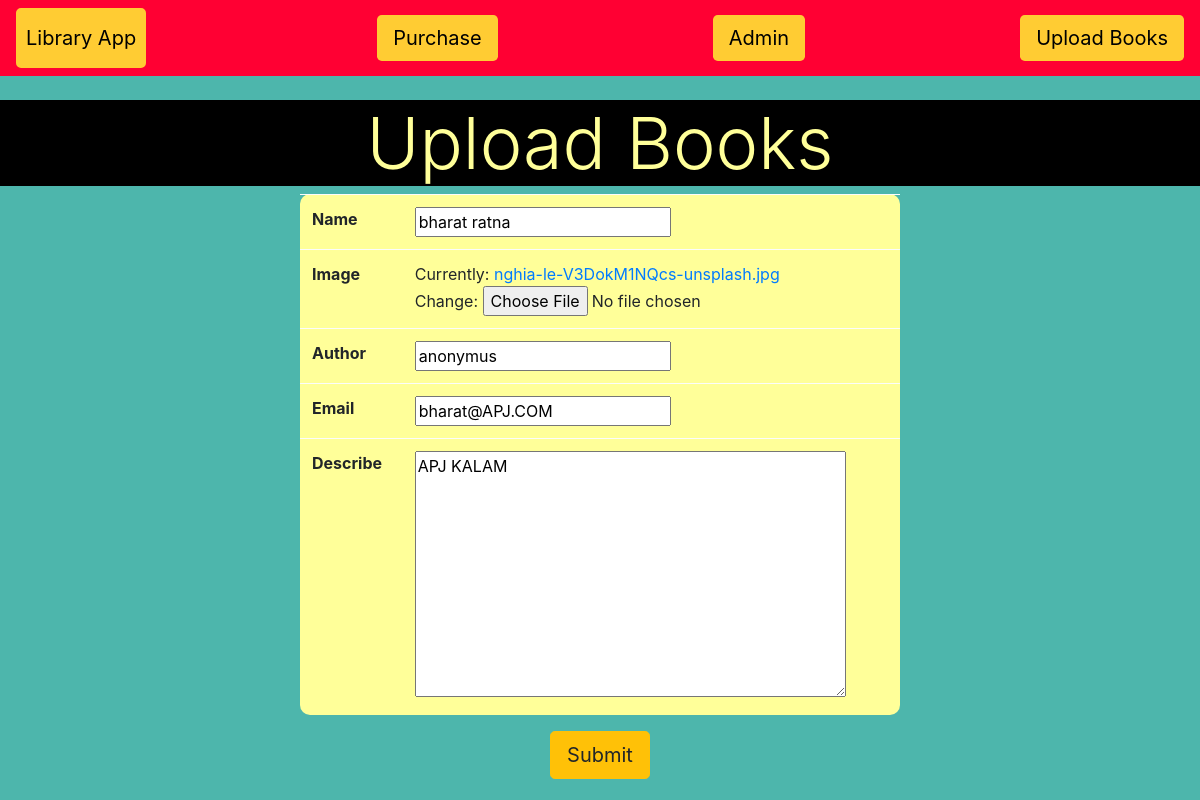
Screenshot of /update/7 with the database file from the repository.
### books/models.py (models this page shows, shortened)
class BookModel(models.Model):
    name = models.CharField(max_length=50)
    image = models.ImageField()
    author = models.CharField(max_length=50,default='anonymus')
    email = models.EmailField()
    describe = models.TextField(default='Performing CURD operation')

### books/views.py (the view)
# urls.py: path('update/<int:book_id>', views.update_book),
def update_book(request, book_id):
    book_id = int(book_id)
    try:
        book_sel = BookModel.objects.get(id=book_id)
    except BookModel.DoesNotExist:
        return redirect('index')
    book_form = BookModelForms(request.POST or None, instance=book_sel)
    if book_form.is_valid():
       book_form.save()
       return redirect('index')
    return render(request, 'upload_form.html', {'upload_form': book_form})

### books/forms.py
class BookModelForms(forms.ModelForm):
    class Meta:
        model = BookModel
        fields = '__all__'

### template/upload_form.html (shortened to what this page needs)
{% extends 'library.html' %}
{% block content %}
    <center>
    <h1 class="display-3" style="background-color:#000000;color:#FFFF99;">Upload Books</h1>
    <form method = 'POST' enctype="multipart/form-data">
        <table class = 'w-50 table table-light' style="border-radius:10px;background-color:#FFFF99;">
            {% for field in upload_form %}
            <tr>
                <th>{{field.label}}</th>
                <td>{{ field }}</td>
            </tr>
            {% endfor %}
        </table>
        <button type="submit" class="btn btn-lg btn-warning">Submit</button>
    </form>
</center>
{% endblock %}

### rows the page displays
BookModel: upload_form "bharat ratna" "anonymus" "bharat@APJ.COM" "APJ KALAM"

### other values shown
{{ field.label }} "Name" "Image" "Author" "Email" "Describe"
